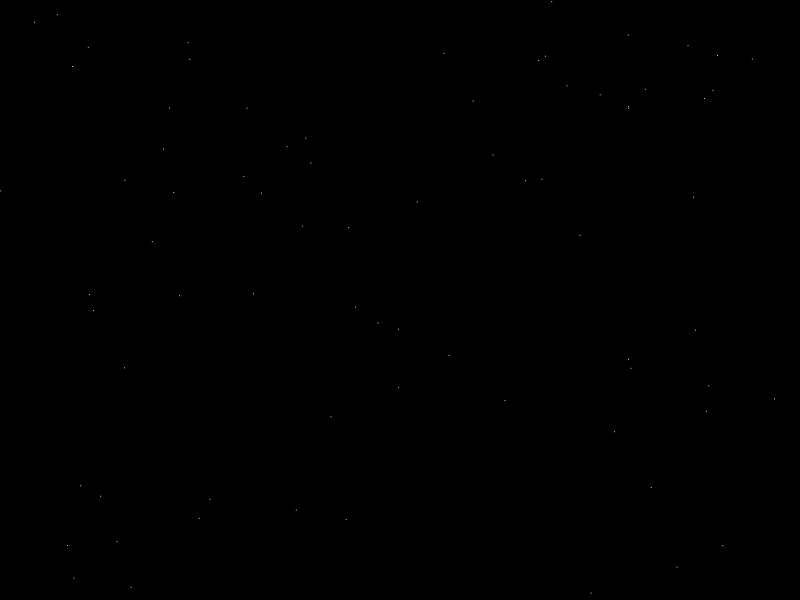
Frame 1 (no input)
Frame 60 (no input): identical to frame 1, image omitted
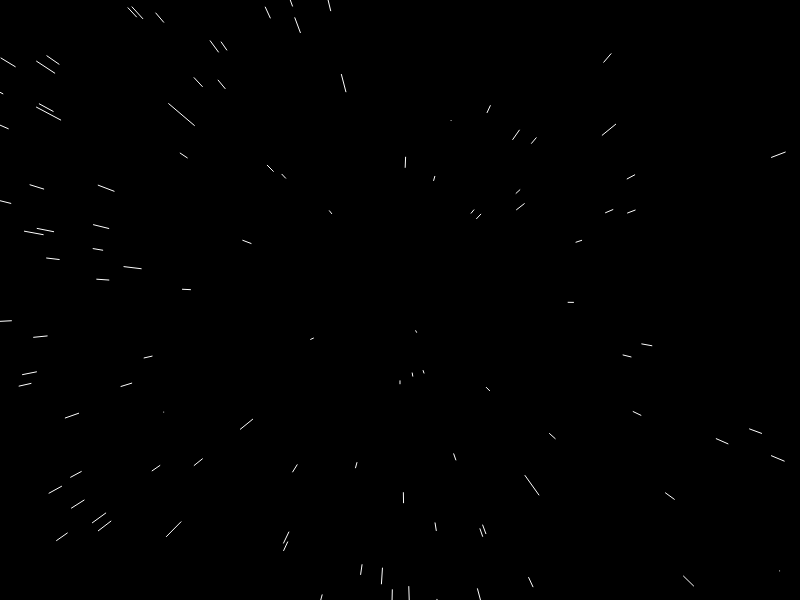
Frame 120 (the mouse pressed at the canvas centre since frame 60)

The p5.js sketch that drew these frames (run headless with seeded random() and noise() and a simulated clock; from frame 60 on, the mouse is pressed at the canvas centre):

// p5.js sketch
// ── sketch.js

let stars = [];
let speed;
const numOfStars = 800;
const maxSpeed = 50;



function setup() {
    createCanvas(screen.width, screen.height);
    // Generate Star
    for(let i = 0; i < numOfStars ; i++) {
        stars[i] = new Star();
    }
}
function draw() {
    speed = map(mouseX, 0, width, 0, maxSpeed);
    background(0);
    translate(width / 2, height / 2);
    // Update and Render
    for(let i = 0; i < numOfStars ; i++) {
        stars[i].update();
        stars[i].render();
    }
}

// ── Star.js
function Star() {
    let that = this;
    this.x = random(-width, width);
    this.y = random(-height, height);
    this.z = random(width);
    this.pz = that.z;

    this.update = function () {
        that.z -= speed;
        if (that.z < 1) {
            that.x = random(-width, width);
            that.y = random(-height, height);
            that.z = width;
            that.pz = that.z;
        }
    };
    this.render = function () {

        fill(255);
        noStroke();

        let sx = map(that.x / that.z, 0, 1, 0, width);
        let sy = map(that.y / that.z, 0, 1, 0, height);

        // let r = map(that.z, 0, width , 16, 0);
        // ellipse(sx, sy, r, r);

        let px = map(that.x / that.pz, 0, 1, 0, width);
        let py = map(that.y / that.pz, 0, 1, 0, height);

        that.pz = that.z;

        stroke(255);
        line(px, py, sx, sy);
    };
}
